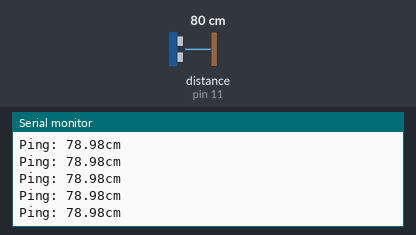
Bench run of a sketch on a simulated Arduino Uno, built with avr-gcc and run on an emulated ATmega328P. On the bench: the last lines printed to the serial monitor. Wiring (inferred from the names in the program): ultrasonic range finder: trigger pin 12; echo pin 11. The test bench sets the inputs (shaded band); at power-on: distance to the obstacle (sensor on pin 11) 80 cm. The echo pulse lasts 58.3 µs per cm.

Above: at 1.2 s.
1.3 s: distance to the obstacle (sensor on pin 11) set to 2 cm
At 1.37 s:
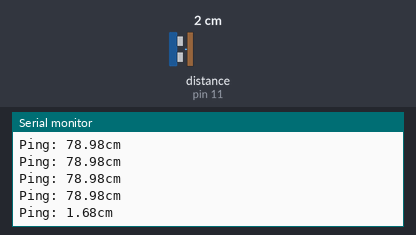
4.3 s: distance to the obstacle (sensor on pin 11) set to 250 cm
At 4.51 s:
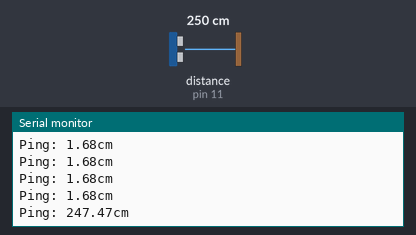
Timing chart, 0 to 7.3 s (numbered marks = the images above; inputs shaded):
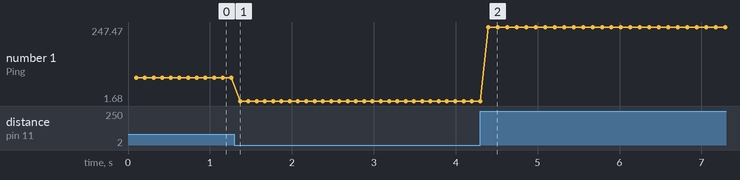

The sketch:

Distance_Measurer.ino
```cpp
#define trigpin 12
#define echopin 11
const float sound_speed=0.034;//speed of sound in cm/microseconds
const int max_distance=200;
const int timeout=max_distance*6000;

float calc_distance()
{
  digitalWrite(trigpin,HIGH);
  delayMicroseconds(10);
  digitalWrite(trigpin,LOW);
  float duration=pulseIn(echopin,HIGH,timeout);
  float distance=(duration*sound_speed)/2;
  return distance;
}
void setup() {
  // put your setup code here, to run once:
  pinMode(trigpin,OUTPUT);
  pinMode(echopin,INPUT);
  Serial.begin(9600);
}

void loop() {
  // put your main code here, to run repeatedly:
  delay(100);
  Serial.print("Ping: ");
  Serial.print(calc_distance());
  Serial.println("cm");
}
```

Measured:
- after the input at 1.3 s, the serial monitor: prints a new line after 0.07 s (image 1)
- after the input at 4.3 s, the serial monitor: prints a new line after 0.10 s (image 2)
- plotted number 1: 78.98 → 1.68 after the input at 1.3 s, 1.68 → 247.47 after the input at 4.3 s
